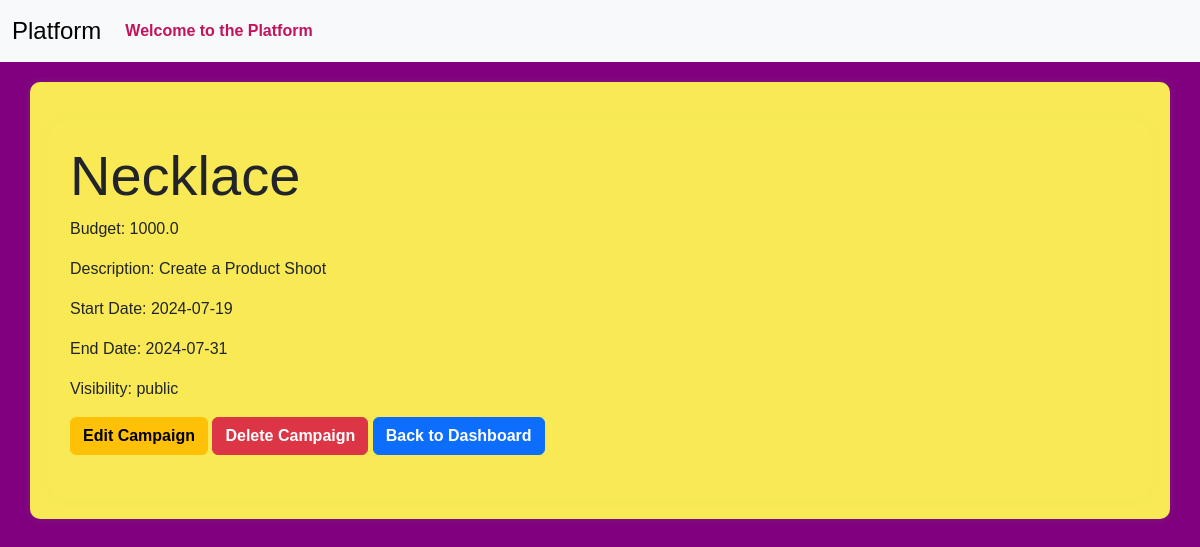
The app's page /sponsor/view_campaign/7 (signed in) with its own data.
### models.py (models this page shows)
class Campaign(db.Model):
    __tablename__ = 'campaign'
    id = Column(Integer, primary_key=True)
    name = Column(String(256), unique=False)
    description = Column(Text, nullable=True)
    start_date = Column(Date, nullable=False,default=date.today())
    end_date = Column(Date, nullable=False,default=lambda:date.today()+timedelta(days=30))
    budget = Column(Float, nullable=False,default=0.0)
    visibility = Column(Enum('public', 'private', name='visibility_enum'), nullable=False, default='public')
    sponsor_id = Column(Integer, ForeignKey('sponsor.id'), nullable=False)
    flagged = Column(Boolean, default=False)
    status = Column(String(20), nullable=False,default='In Progress')
    niche = db.Column(db.Enum(NicheEnum), nullable=True)
    completion_status = Column(Boolean, default=False)
    sponsor = relationship('Sponsor', backref='campaigns', overlaps="sponsor_campaigns,sponsor_relation")

### routes.py (the view, shortened to what this page needs)
@app.route('/sponsor/view_campaign/<int:campaign_id>',methods=['GET','POST'])
@auth_required
def view_campaign(campaign_id):
          campaign=Campaign.query.get_or_404(campaign_id)
          ad_request=AdRequest.query.filter_by(campaign_id=campaign_id).first()
          return render_template('view_campaign.html',campaign=campaign,ad_request=ad_request)

### app.py (called while the page is built)
@login_manager.user_loader
def load_user(user_id):
    return User.query.get(int(user_id))

### routes.py (called while the page is built)
def auth_required(func):
    @wraps(func)
    def inner(*args,**kwargs):
        if 'user_id' in session:
            return func(*args,**kwargs)
        else:
           flash('Kindly login first.')
           return redirect(url_for('login'))
    return inner

### templates/view_campaign.html (shortened to what this page needs)
{% extends 'layout.html' %}
{% block content %}
<div class="container">
    <h1 class="display-4">{{campaign.name}}</h1>
    <p>Budget: {{campaign.budget}}</p>
    <p>Description: {{campaign.description}}</p>
    <p>Start Date: {{campaign.start_date}}</p>
    <p>End Date: {{campaign.end_date}}</p>
    <p>Visibility: {{campaign.visibility}}</p>
    <a href="{{ url_for('update_campaign', campaign_id=campaign.id) }}" class="btn btn-warning">Edit Campaign</a>
    <form action="{{ url_for('delete_campaign', campaign_id=campaign.id) }}" method="post" style="display:inline;">
        <button type="submit" class="btn btn-danger">Delete Campaign</button>
    </form>
    <a href="{{url_for('sponsor_dashboard')}}" class="btn btn-primary">Back to Dashboard</a><br><br>
</div>
{% endblock %}

### static/profile_pictures/style.css (style rules this page uses)
body { font-family: 'Arial', sans-serif; background-color:#800080; }
.container { margin-top: 20px; background-color: #f9e955; padding: 20px; border-radius: 10px; box-shadow: 0px 0px 10px rgba(154, 241, 83, 0.1); }
.btn { font-weight: bold; }

### records on screen
Campaign: name "Necklace", budget "1000.0", description "Create a Product Shoot", start_date "2024-07-19", end_date "2024-07-31", visibility "public"
